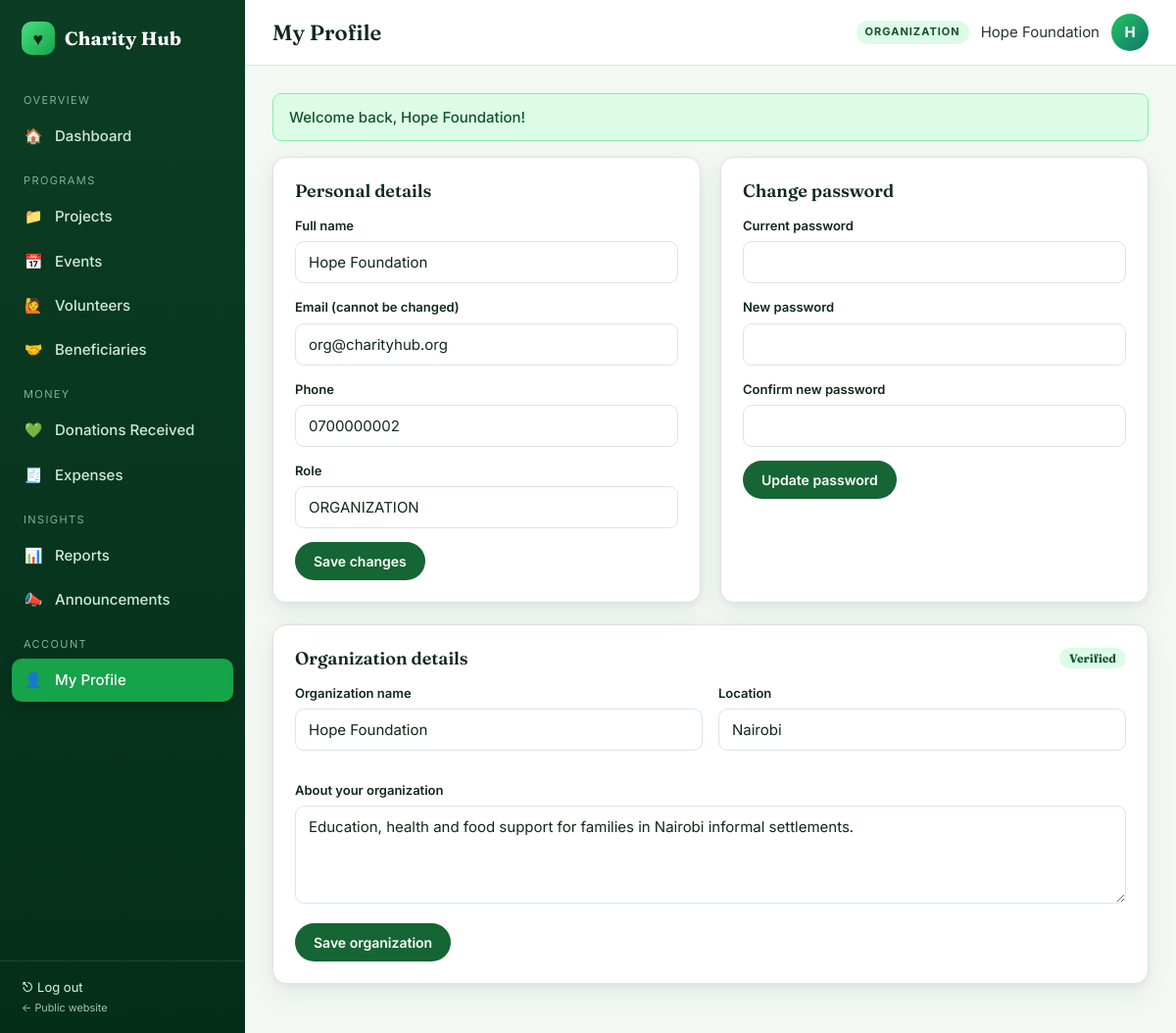
The app's page /profile.php (signed in) with its own data.
### tables this page shows
CREATE TABLE users (
  user_id INT AUTO_INCREMENT PRIMARY KEY,
  name VARCHAR(150) NOT NULL,
  email VARCHAR(150) NOT NULL UNIQUE,
  password VARCHAR(255) NOT NULL,
  phone VARCHAR(20) NOT NULL,
  role ENUM('ADMIN','ORGANIZATION','DONOR','VOLUNTEER','BENEFICIARY') NOT NULL,
  status ENUM('ACTIVE','SUSPENDED') NOT NULL DEFAULT 'ACTIVE',
  created_at TIMESTAMP DEFAULT CURRENT_TIMESTAMP
);

CREATE TABLE organizations (
  org_id INT AUTO_INCREMENT PRIMARY KEY,
  user_id INT NOT NULL,
  organization_name VARCHAR(200) NOT NULL,
  description TEXT NULL,
  location VARCHAR(150) NULL,
  verification_status ENUM('PENDING','VERIFIED','REJECTED') NOT NULL DEFAULT 'PENDING',
  created_at TIMESTAMP DEFAULT CURRENT_TIMESTAMP,
  FOREIGN KEY (user_id) REFERENCES users(user_id) ON DELETE CASCADE
);

### profile.php (the view, shortened to what this page needs)
<?php
require_once __DIR__ . '/includes/bootstrap.php';
$u = current_user();
$row = db_one("SELECT * FROM users WHERE user_id=?", [$u['id']]);
$org = $u['role'] === 'ORGANIZATION' ? my_org() : null;
$pageTitle = 'My Profile';
include __DIR__ . '/includes/header.php';
?>
<div class="grid grid-2">
  <div class="card"><h2>Personal details</h2>
    <form method="post"><?= csrf_field() ?><input type="hidden" name="action" value="profile">
      <div class="field"><label>Full name</label><input name="name" value="<?= e($row['name']) ?>" required></div>
      <div class="field"><label>Email (cannot be changed)</label><input value="<?= e($row['email']) ?>" disabled></div>
      <div class="field"><label>Phone</label><input name="phone" value="<?= e($row['phone']) ?>" required></div>
      <div class="field"><label>Role</label><input value="<?= e($row['role']) ?>" disabled></div>
      <button class="btn">Save changes</button></form></div>
  <div class="card"><h2>Change password</h2>
    <form method="post"><?= csrf_field() ?><input type="hidden" name="action" value="password">
      <div class="field"><label>Current password</label><input type="password" name="current" required></div>
      <div class="field"><label>New password</label><input type="password" name="new" minlength="8" required></div>
      <div class="field"><label>Confirm new password</label><input type="password" name="confirm" required></div>
      <button class="btn">Update password</button></form></div>
</div>
<?php if ($org): ?>
<div class="card"><h2>Organization details <?= status_badge($org['verification_status']) ?></h2>
  <form method="post"><?= csrf_field() ?><input type="hidden" name="action" value="org">
    <div class="form-grid">
      <div class="field"><label>Organization name</label><input name="organization_name" value="<?= e($org['organization_name']) ?>" required></div>
      <div class="field"><label>Location</label><input name="location" value="<?= e($org['location']) ?>"></div>
      <div class="field full"><label>About your organization</label><textarea name="description"><?= e($org['description']) ?></textarea></div>
    </div><button class="btn">Save organization</button></form></div>
<?php endif; ?>
<?php include __DIR__ . '/includes/footer.php';

### includes/header.php (shortened to what this page needs)
<?php
$pageTitle = $pageTitle ?? 'Dashboard';
$u = current_user();
$menus = [
 'ADMIN' => [
   ['Overview', null], ['Dashboard','admin/dashboard.php','🏠'],
   ['Manage', null], ['Users','admin/users.php','👥'], ['Organizations','admin/organizations.php','🏢'],
   ['Donations','admin/donations.php','💚'], ['Projects','admin/projects.php','📁'], ['Events','admin/events.php','📅'],
   ['Insights', null], ['Reports','admin/reports.php','📊'], ['Announcements','admin/announcements.php','📣'],
   ['Account', null], ['My Profile','profile.php','👤'],
 ],
 'ORGANIZATION' => [
   ['Overview', null], ['Dashboard','organization/dashboard.php','🏠'],
   ['Programs', null], ['Projects','organization/projects.php','📁'], ['Events','organization/events.php','📅'],
   ['Volunteers','organization/volunteers.php','🙋'], ['Beneficiaries','organization/beneficiaries.php','🤝'],
   ['Money', null], ['Donations Received','organization/donations.php','💚'], ['Expenses','organization/expenses.php','🧾'],
   ['Insights', null], ['Reports','organization/reports.php','📊'], ['Announcements','announcements.php','📣'],
   ['Account', null], ['My Profile','profile.php','👤'],
 ],
 'DONOR' => [
   ['Overview', null], ['Dashboard','donor/dashboard.php','🏠'],
   ['Give', null], ['Browse Projects','donor/projects.php','🔎'], ['Make a Donation','donor/donate.php','💚'],
   ['My Giving', null], ['Donation History','donor/history.php','🧾'], ['Announcements','announcements.php','📣'],
   ['Account', null], ['My Profile','profile.php','👤'],
 ],
 'VOLUNTEER' => [
   ['Overview', null], ['Dashboard','volunteer/dashboard.php','🏠'],
   ['Volunteer', null], ['Open Events','volunteer/events.php','📅'], ['My Sign-ups','volunteer/my_events.php','✅'],
   ['Announcements','announcements.php','📣'],
   ['Account', null], ['My Profile','profile.php','👤'],
 ],
 'BENEFICIARY' => [
   ['Overview', null], ['Dashboard','beneficiary/dashboard.php','🏠'],
   ['Support', null], ['Request Assistance','beneficiary/request.php','🆘'], ['My Requests','beneficiary/requests.php','📋'],
   ['Announcements','announcements.php','📣'],
   ['Account', null], ['My Profile','profile.php','👤'],
 ],
];
$items = $menus[$u['role']] ?? [];
$self = str_replace('\\','/',$_SERVER['SCRIPT_NAME']);
?><!DOCTYPE html>
<html lang="en">
<head>
<link rel="stylesheet" href="<?= asset('css/app.css') ?>">
</head>
<body>
<div class="shell">
<aside class="sidebar">
  <a class="logo" href="<?= url(dashboard_path($u['role'])) ?>" style="text-decoration:none"><span class="logo-mark">♥</span> Charity Hub</a>
  <nav>
    <?php foreach ($items as $it): ?>
      <?php if ($it[1] === null): ?><div class="nav-label"><?= e($it[0]) ?></div>
      <?php else: $active = (substr($self, -strlen($it[1])) === $it[1]) ? 'active' : ''; ?>
        <a href="<?= url($it[1]) ?>" class="<?= $active ?>"><span class="ic"><?= $it[2] ?></span><?= e($it[0]) ?></a>
      <?php endif; ?>
    <?php endforeach; ?>
  </nav>
  <div class="side-foot"><a href="<?= url('auth/logout.php') ?>" style="color:#d8f5e2">⎋ Log out</a><br><small><a href="<?= url('index.php') ?>" style="color:#9cc7ad">← Public website</a></small></div>
</aside>
<div class="main">
  <div class="topbar">
    <div style="display:flex;align-items:center;gap:12px"><button class="menu-btn" id="menuBtn" aria-label="Menu">☰</button><h1><?= e($pageTitle) ?></h1></div>
    <div class="who"><span class="role-tag"><?= e($u['role']) ?></span><span class="name"><?= e($u['name']) ?></span><div class="avatar"><?= e(strtoupper(substr($u['name'],0,1))) ?></div></div>
  </div>
  <div class="content">
  <?php foreach (get_flash() as $f): ?>
    <div class="alert alert-<?= e($f['type']) ?>"><?= e($f['msg']) ?></div>
  <?php endforeach; ?>

### includes/bootstrap.php (shortened to what this page needs)
<?php
require_once ROOT_PATH . '/config/db.php';
function e($v) { return htmlspecialchars((string)($v ?? ''), ENT_QUOTES, 'UTF-8'); }
function url($path = '') { return BASE_URL . '/' . ltrim($path, '/'); }
function asset($path) { return url('assets/' . ltrim($path, '/')); }
function get_flash() { $f = $_SESSION['flash'] ?? []; unset($_SESSION['flash']); return $f; }
function db_run($sql, $params = []) {
    global $conn;
    $stmt = $conn->prepare($sql);
    if ($params) {
        $types = '';
        foreach ($params as $p) $types .= is_int($p) ? 'i' : (is_float($p) ? 'd' : 's');
        $stmt->bind_param($types, ...$params);
    }
    if (!$stmt->execute()) { error_log("SQL exec error: " . $stmt->error); $stmt->close(); return false; }
    return $stmt;
}
function db_all($sql, $params = []) {
    $s = db_run($sql, $params); if (!$s) return [];
    $r = $s->get_result(); $rows = $r ? $r->fetch_all(MYSQLI_ASSOC) : []; $s->close(); return $rows;
}
function db_one($sql, $params = []) { $rows = db_all($sql, $params); return $rows[0] ?? null; }
function dashboard_path($role) {
    return [
        'ADMIN' => 'admin/dashboard.php', 'ORGANIZATION' => 'organization/dashboard.php',
        'DONOR' => 'donor/dashboard.php', 'VOLUNTEER' => 'volunteer/dashboard.php',
        'BENEFICIARY' => 'beneficiary/dashboard.php',
    ][$role] ?? 'auth/login.php';
}
function current_user() { return $_SESSION['user'] ?? null; }
function my_org() {
    static $org = false;
    if ($org === false) $org = db_one("SELECT * FROM organizations WHERE user_id = ?", [current_user()['id']]);
    return $org;
}
function status_badge($s) {
    $map = ['ACTIVE'=>'ok','VERIFIED'=>'ok','COMPLETED'=>'ok','APPROVED'=>'ok','FULFILLED'=>'ok','ONGOING'=>'info','OPEN'=>'info',
            'PENDING'=>'warn','SUBMITTED'=>'warn','PLANNED'=>'warn','SUSPENDED'=>'bad','REJECTED'=>'bad','DECLINED'=>'bad','CANCELLED'=>'bad','ON_HOLD'=>'warn','CLOSED'=>'muted'];
    $c = $map[strtoupper($s)] ?? 'muted';
    return '<span class="badge badge-' . $c . '">' . e(ucwords(strtolower(str_replace('_', ' ', $s)))) . '</span>';
}

### assets/css/app.css (style rules this page uses)
:root { --g-950:#052e1a; --g-900:#0b3d24; --g-800:#14532d; --g-700:#166534; --g-600:#16a34a; --g-500:#22c55e; --g-400:#4ade80; --g-300:#86efac; --g-200:#bbf7d0; --g-100:#dcfce7; --g-50:#f0fdf4; --teal:#0f766e; --lime:#a3e635; --gold:#f5b942; --ink:#10281c; --text:#27382e; --muted:#6b7f72; --line:#dbe7de; --bg:#f3f8f4; --white:#fff; --danger:#c0392b; --danger-bg:#fdecea; --warn:#8a6100; --warn-bg:#fff4d6; --info:#0b5e6b; --info-bg:#def3f6; --radius:14px; --radius-sm:9px; --shadow:0 2px 6px rgba(11,61,36,.06),0 10px 28px rgba(11,61,36,.07); --serif:'Fraunces',Georgia,'Times New Roman',serif; --sans:'Inter','Segoe UI',system-ui,-apple-system,Arial,sans-serif; }
* { box-sizing:border-box;margin:0;padding:0 }
html { scroll-behavior:smooth }
body { font-family:var(--sans);background:var(--bg);color:var(--text);line-height:1.55;font-size:15px }
a { color:var(--g-700);text-decoration:none }
h1,h2,h3,h4 { color:var(--ink);line-height:1.2 }
.btn { display:inline-flex;align-items:center;justify-content:center;gap:8px;padding:10px 18px;border-radius:999px;border:1.5px solid transparent; font:600 14px var(--sans);cursor:pointer;transition:.2s;text-decoration:none!important;background:var(--g-700);color:#fff }
.shell { display:flex;min-height:100vh }
.sidebar { width:250px;background:linear-gradient(180deg,var(--g-900),var(--g-950));color:#cfe9d8;position:fixed;inset:0 auto 0 0;display:flex;flex-direction:column;z-index:40;transition:transform .25s }
.sidebar .logo { display:flex;align-items:center;gap:10px;padding:22px 22px 18px;font:700 19px var(--serif);color:#fff;letter-spacing:.2px }
.logo-mark { width:34px;height:34px;border-radius:10px;background:linear-gradient(135deg,var(--g-400),var(--g-600));display:grid;place-items:center;color:#052e1a;font-size:18px }
.sidebar nav { padding:6px 12px;flex:1;overflow-y:auto }
.nav-label { font-size:11px;letter-spacing:1.4px;text-transform:uppercase;color:#7fb293;padding:14px 12px 6px }
.sidebar nav a { display:flex;align-items:center;gap:12px;padding:10px 12px;border-radius:10px;color:#cfe9d8;font-weight:500;margin-bottom:2px;text-decoration:none }
.sidebar nav a.active { background:var(--g-600);color:#fff;box-shadow:0 4px 14px rgba(0,0,0,.2) }
.sidebar nav a .ic { width:20px;text-align:center }
.sidebar .side-foot { padding:16px 22px;border-top:1px solid rgba(255,255,255,.1);font-size:13px;color:#9cc7ad }
.main { margin-left:250px;flex:1;min-width:0;display:flex;flex-direction:column }
.topbar { background:#fff;border-bottom:1px solid var(--line);padding:14px 28px;display:flex;align-items:center;justify-content:space-between;gap:16px;position:sticky;top:0;z-index:30 }
.topbar h1 { font:600 22px var(--serif) }
.topbar .who { display:flex;align-items:center;gap:12px }
.avatar { width:38px;height:38px;border-radius:50%;background:linear-gradient(135deg,var(--g-500),var(--teal));color:#fff;display:grid;place-items:center;font-weight:700 }
.role-tag { font-size:11px;text-transform:uppercase;letter-spacing:1px;background:var(--g-100);color:var(--g-800);padding:3px 9px;border-radius:999px;font-weight:700 }
.content { padding:28px;max-width:1280px;width:100% }
.card { background:#fff;border:1px solid var(--line);border-radius:var(--radius);box-shadow:var(--shadow);padding:22px;margin-bottom:22px }
.card h2 { font:600 18px var(--serif);margin-bottom:14px;display:flex;justify-content:space-between;align-items:center;gap:10px }
.grid { display:grid;gap:20px }
.grid-2 { grid-template-columns:repeat(2,1fr) }
.badge { display:inline-block;padding:3px 10px;border-radius:999px;font-size:12px;font-weight:700 }
.badge-ok { background:var(--g-100);color:var(--g-800) }
.alert { padding:12px 16px;border-radius:var(--radius-sm);margin-bottom:16px;font-weight:500;border:1px solid }
.alert-success { background:var(--g-100);color:var(--g-800);border-color:var(--g-300) }
.form-grid { display:grid;grid-template-columns:repeat(2,1fr);gap:16px }
.form-grid .full { grid-column:1/-1 }
.field { margin-bottom:14px }
.field label { display:block;font-weight:600;font-size:13px;margin-bottom:6px;color:var(--ink) }
.field input,.field select,.field textarea,.input { width:100%;padding:11px 13px;border:1.5px solid var(--line);border-radius:var(--radius-sm);font:15px var(--sans);background:#fff;color:var(--ink);transition:.15s }
.field textarea { min-height:100px;resize:vertical }

### records on screen
users: role "ORGANIZATION", name "Hope Foundation", name "H", email "org@charityhub.org", phone "0700000002"
organizations: verification_status "Verified", organization_name "Hope Foundation", location "Nairobi", description "Education, health and food support for families in Nairobi informal settlements."

### other values on screen
$it[0] "OVERVIEW"
$it[2] "🏠"
$it[0] "Dashboard"
$it[0] "PROGRAMS"
$it[2] "📁"
$it[0] "Projects"
$it[2] "📅"
$it[0] "Events"
$it[2] "🙋"
$it[0] "Volunteers"
$it[2] "🤝"
$it[0] "Beneficiaries"
$it[0] "MONEY"
$it[2] "💚"
$it[0] "Donations Received"
